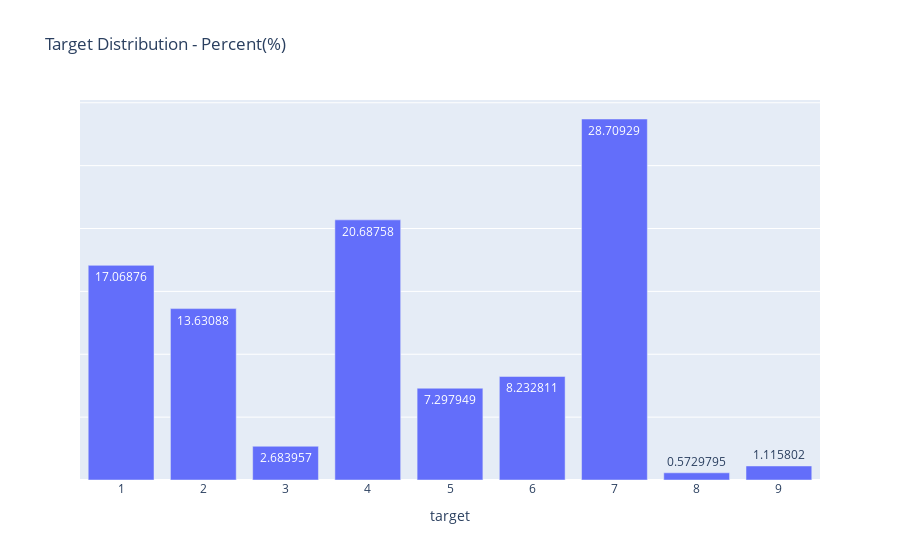

Notebook code for this chart:
### Code cell
fig = px.bar(target, title='Target Distribution - Percent(%)', text_auto=True)
fig.update_layout(showlegend=False, yaxis_title='')
fig.update_yaxes(showticklabels=False)
fig.show()

### Figure 1 — Plotly figure (JSON) as saved in the notebook; plotly's stock layout.template omitted (floating-point values rounded to 4 significant figures)
{"data": [{"alignmentgroup": "True", "hovertemplate": "variable=proportion<br>target=%{x}<br>value=%{y}<extra></extra>", "legendgroup": "proportion", "marker": {"color": "#636efa", "pattern": {"shape": ""}}, "name": "proportion", "offsetgroup": "proportion", "orientation": "v", "showlegend": true, "textposition": "auto", "texttemplate": "%{y}", "type": "bar", "x": [7, 4, 1, 2, 6, 5, 3, 9, 8], "xaxis": "x", "y": [28.71, 20.69, 17.07, 13.63, 8.233, 7.298, 2.684, 1.116, 0.573], "yaxis": "y"}], "layout": {"barmode": "relative", "legend": {"title": {"text": "variable"}, "tracegroupgap": 0}, "showlegend": false, "title": {"text": "Target Distribution - Percent(%)"}, "xaxis": {"anchor": "y", "domain": [0, 1], "title": {"text": "target"}}, "yaxis": {"anchor": "x", "domain": [0, 1], "showticklabels": false, "title": {"text": ""}}}}
